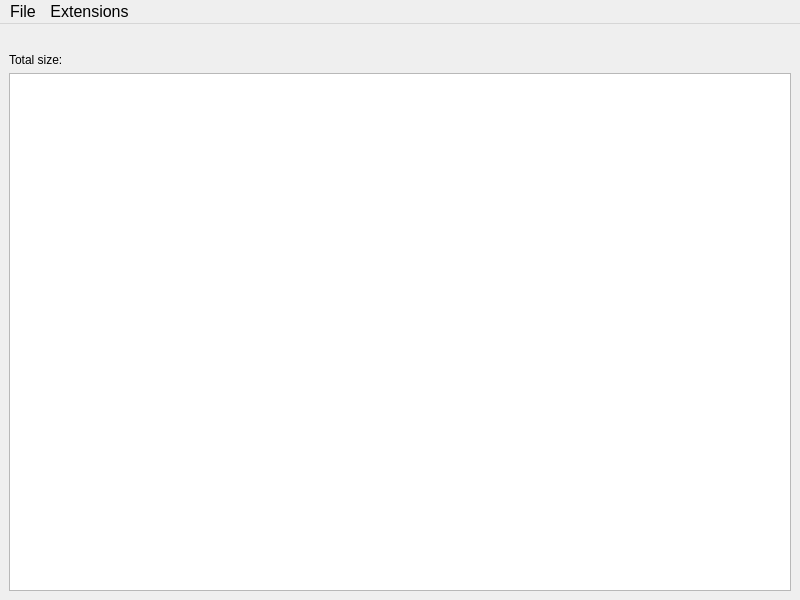
<?xml version="1.0" encoding="UTF-8"?>
<ui version="4.0">
 <class>MainWindow</class>
 <widget class="QMainWindow" name="MainWindow">
  <property name="geometry">
   <rect>
    <x>0</x>
    <y>0</y>
    <width>800</width>
    <height>600</height>
   </rect>
  </property>
  <property name="windowTitle">
   <string>Directory Monitor</string>
  </property>
  <widget class="QWidget" name="centralwidget">
   <layout class="QVBoxLayout" name="verticalLayout">
    <item>
     <widget class="QLabel" name="path_label">
      <property name="text">
       <string/>
      </property>
     </widget>
    </item>
    <item>
     <layout class="QHBoxLayout" name="horizontalLayout_2">
      <item>
       <widget class="QLabel" name="totalSize_label">
        <property name="text">
         <string>Total size: </string>
        </property>
       </widget>
      </item>
      <item>
       <widget class="QLabel" name="totalSizeValue_label">
        <property name="text">
         <string/>
        </property>
       </widget>
      </item>
     </layout>
    </item>
    <item>
     <widget class="QTableWidget" name="tableWidget"/>
    </item>
   </layout>
  </widget>
  <widget class="QMenuBar" name="menubar">
   <property name="geometry">
    <rect>
     <x>0</x>
     <y>0</y>
     <width>800</width>
     <height>24</height>
    </rect>
   </property>
   <property name="font">
    <font>
     <pointsize>12</pointsize>
    </font>
   </property>
   <widget class="QMenu" name="menuFile">
    <property name="title">
     <string>File</string>
    </property>
    <addaction name="actionConnect"/>
    <addaction name="actionChoose_path"/>
    <addaction name="actionExit"/>
   </widget>
   <widget class="QMenu" name="menuExtensions">
    <property name="title">
     <string>Extensions</string>
    </property>
    <addaction name="action_txt"/>
    <addaction name="action_docx"/>
    <addaction name="action_pdf"/>
    <addaction name="action_bin"/>
    <addaction name="action_zip"/>
    <addaction name="action_png"/>
    <addaction name="action_jpg"/>
    <addaction name="action_mp3"/>
    <addaction name="action_gif"/>
    <addaction name="action_cpp"/>
    <addaction name="action_tmp"/>
    <addaction name="actionAdd_custom"/>
   </widget>
   <addaction name="menuFile"/>
   <addaction name="menuExtensions"/>
  </widget>
  <action name="actionExit">
   <property name="text">
    <string>Exit</string>
   </property>
   <property name="font">
    <font/>
   </property>
   <property name="shortcut">
    <string>Ctrl+W</string>
   </property>
  </action>
  <action name="actionConnect">
   <property name="text">
    <string>Connect</string>
   </property>
  </action>
  <action name="action_txt">
   <property name="checkable">
    <bool>true</bool>
   </property>
   <property name="text">
    <string>.txt</string>
   </property>
  </action>
  <action name="action_docx">
   <property name="checkable">
    <bool>true</bool>
   </property>
   <property name="text">
    <string>.docx / .doc</string>
   </property>
  </action>
  <action name="action_bin">
   <property name="checkable">
    <bool>true</bool>
   </property>
   <property name="text">
    <string>.bin</string>
   </property>
  </action>
  <action name="action_zip">
   <property name="checkable">
    <bool>true</bool>
   </property>
   <property name="text">
    <string>.zip</string>
   </property>
  </action>
  <action name="action_png">
   <property name="checkable">
    <bool>true</bool>
   </property>
   <property name="text">
    <string>.png</string>
   </property>
  </action>
  <action name="action_jpg">
   <property name="checkable">
    <bool>true</bool>
   </property>
   <property name="text">
    <string>.jpg / .jpeg</string>
   </property>
  </action>
  <action name="action_mp3">
   <property name="checkable">
    <bool>true</bool>
   </property>
   <property name="text">
    <string>.mp3</string>
   </property>
  </action>
  <action name="action_gif">
   <property name="checkable">
    <bool>true</bool>
   </property>
   <property name="text">
    <string>.gif</string>
   </property>
  </action>
  <action name="action_cpp">
   <property name="checkable">
    <bool>true</bool>
   </property>
   <property name="text">
    <string>.cpp</string>
   </property>
  </action>
  <action name="action_tmp">
   <property name="checkable">
    <bool>true</bool>
   </property>
   <property name="text">
    <string>.tmp</string>
   </property>
  </action>
  <action name="action_pdf">
   <property name="checkable">
    <bool>true</bool>
   </property>
   <property name="text">
    <string>.pdf</string>
   </property>
  </action>
  <action name="actionAdd_custom">
   <property name="text">
    <string>Add custom...</string>
   </property>
  </action>
  <action name="actionChoose_path">
   <property name="text">
    <string>Choose path</string>
   </property>
  </action>
 </widget>
 <resources/>
 <connections/>
</ui>
